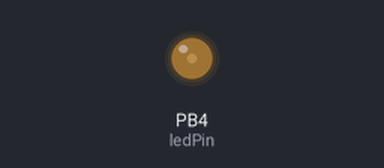
This program was run on a simulated ATtiny85, built with avr-gcc and run on an emulated ATtiny85. Parts: output pins drawn as LEDs (lit = HIGH). Random numbers use the default seed unless the program sets one.

Above: at 0.1 s.
Timing chart, 0 to 40.0 s (numbered marks = the images above):
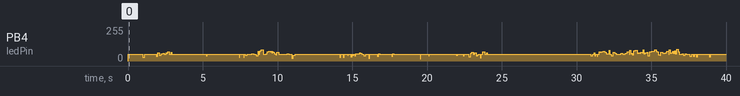

The program:

main.cpp
```cpp
#include <Arduino.h>

int ledPin = 4;    // LED connected to digital pin 9
int brightness = 0;
int fadeAmount = 5;


void setup() {
  // nothing happens in setup
}

void loop() {
  int delay_time = random(20, 150);
  analogWrite(ledPin, constrain(brightness + random(-20, 20), 50, 205));
  brightness = brightness + fadeAmount;

  if (delay_time%2 == 0) {
    if (brightness <= 20){
      fadeAmount = abs(fadeAmount);
    }
    else if(brightness >= 180){
      fadeAmount = -abs(fadeAmount);
    }
    else{
      fadeAmount = -fadeAmount;
    }
  }

  delay(delay_time);  // random delay
}
```

Measured:
- by itself, PB4 (ledPin): 0/255 → 50/255 at 0.00 s, → 28/255 0.98 s later, → 50/255 0.15 s later, → 36/255 0.76 s later, … (185 changes in this stretch)
